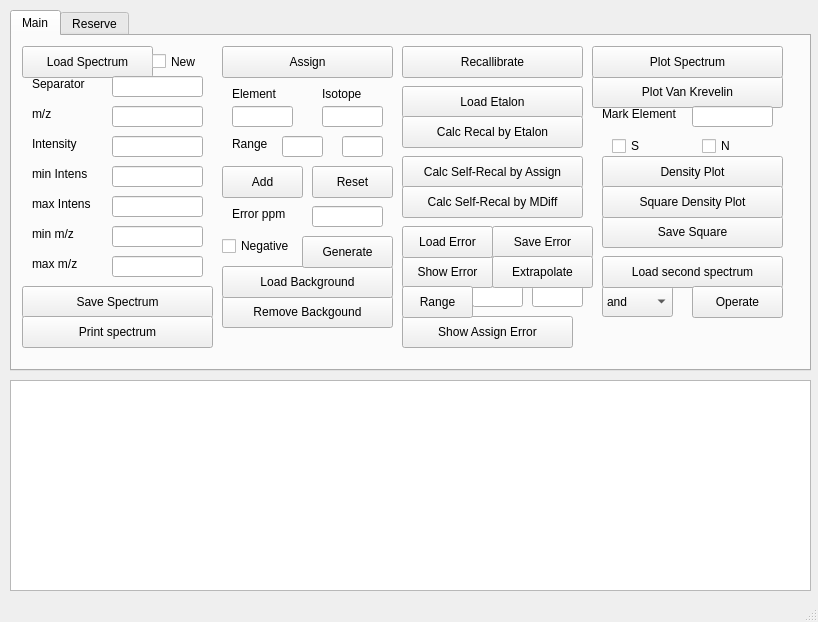
<?xml version="1.0" encoding="UTF-8"?>
<ui version="4.0">
 <class>MainWindow</class>
 <widget class="QMainWindow" name="MainWindow">
  <property name="geometry">
   <rect>
    <x>0</x>
    <y>0</y>
    <width>818</width>
    <height>622</height>
   </rect>
  </property>
  <property name="windowTitle">
   <string>MainWindow</string>
  </property>
  <widget class="QWidget" name="centralwidget">
   <widget class="QWidget" name="verticalLayoutWidget">
    <property name="geometry">
     <rect>
      <x>10</x>
      <y>10</y>
      <width>801</width>
      <height>361</height>
     </rect>
    </property>
    <layout class="QVBoxLayout" name="verticalLayout">
     <item>
      <widget class="QTabWidget" name="tabWidget">
       <property name="currentIndex">
        <number>0</number>
       </property>
       <widget class="QWidget" name="main">
        <attribute name="title">
         <string>Main</string>
        </attribute>
        <widget class="QLineEdit" name="assign_isotope">
         <property name="geometry">
          <rect>
           <x>310</x>
           <y>70</y>
           <width>61</width>
           <height>21</height>
          </rect>
         </property>
        </widget>
        <widget class="QPushButton" name="calc_self_recal_by_assign">
         <property name="geometry">
          <rect>
           <x>390</x>
           <y>120</y>
           <width>181</width>
           <height>32</height>
          </rect>
         </property>
         <property name="text">
          <string>Calc Self-Recal by Assign</string>
         </property>
        </widget>
        <widget class="QLabel" name="label_6">
         <property name="geometry">
          <rect>
           <x>20</x>
           <y>190</y>
           <width>60</width>
           <height>16</height>
          </rect>
         </property>
         <property name="text">
          <string>min m/z</string>
         </property>
        </widget>
        <widget class="QLabel" name="label_5">
         <property name="geometry">
          <rect>
           <x>20</x>
           <y>160</y>
           <width>71</width>
           <height>16</height>
          </rect>
         </property>
         <property name="text">
          <string>max Intens</string>
         </property>
        </widget>
        <widget class="QLabel" name="label_3">
         <property name="geometry">
          <rect>
           <x>20</x>
           <y>100</y>
           <width>60</width>
           <height>16</height>
          </rect>
         </property>
         <property name="text">
          <string>Intensity</string>
         </property>
        </widget>
        <widget class="QLineEdit" name="recal_range_max">
         <property name="geometry">
          <rect>
           <x>520</x>
           <y>250</y>
           <width>51</width>
           <height>21</height>
          </rect>
         </property>
        </widget>
        <widget class="QComboBox" name="arifm_box">
         <property name="geometry">
          <rect>
           <x>590</x>
           <y>250</y>
           <width>71</width>
           <height>31</height>
          </rect>
         </property>
         <item>
          <property name="text">
           <string>and</string>
          </property>
         </item>
         <item>
          <property name="text">
           <string>+</string>
          </property>
         </item>
         <item>
          <property name="text">
           <string>-</string>
          </property>
         </item>
         <item>
          <property name="text">
           <string>xor</string>
          </property>
         </item>
         <item>
          <property name="text">
           <string>metric</string>
          </property>
         </item>
        </widget>
        <widget class="QLineEdit" name="load_min_mz">
         <property name="geometry">
          <rect>
           <x>100</x>
           <y>190</y>
           <width>91</width>
           <height>21</height>
          </rect>
         </property>
        </widget>
        <widget class="QPushButton" name="save_spectrum">
         <property name="geometry">
          <rect>
           <x>10</x>
           <y>250</y>
           <width>191</width>
           <height>32</height>
          </rect>
         </property>
         <property name="text">
          <string>Save Spectrum</string>
         </property>
        </widget>
        <widget class="QLineEdit" name="recal_range_min">
         <property name="geometry">
          <rect>
           <x>460</x>
           <y>250</y>
           <width>51</width>
           <height>21</height>
          </rect>
         </property>
        </widget>
        <widget class="QCheckBox" name="vk_N_box">
         <property name="geometry">
          <rect>
           <x>690</x>
           <y>100</y>
           <width>51</width>
           <height>20</height>
          </rect>
         </property>
         <property name="text">
          <string>N</string>
         </property>
        </widget>
        <widget class="QPushButton" name="show_error">
         <property name="geometry">
          <rect>
           <x>390</x>
           <y>220</y>
           <width>91</width>
           <height>32</height>
          </rect>
         </property>
         <property name="text">
          <string>Show Error</string>
         </property>
        </widget>
        <widget class="QPushButton" name="load_spectrum">
         <property name="geometry">
          <rect>
           <x>10</x>
           <y>10</y>
           <width>131</width>
           <height>32</height>
          </rect>
         </property>
         <property name="text">
          <string>Load Spectrum</string>
         </property>
        </widget>
        <widget class="QLineEdit" name="load_sep">
         <property name="geometry">
          <rect>
           <x>100</x>
           <y>40</y>
           <width>91</width>
           <height>21</height>
          </rect>
         </property>
        </widget>
        <widget class="QPushButton" name="show_assign_error">
         <property name="geometry">
          <rect>
           <x>390</x>
           <y>280</y>
           <width>171</width>
           <height>32</height>
          </rect>
         </property>
         <property name="text">
          <string>Show Assign Error</string>
         </property>
        </widget>
        <widget class="QPushButton" name="save_error">
         <property name="geometry">
          <rect>
           <x>480</x>
           <y>190</y>
           <width>101</width>
           <height>32</height>
          </rect>
         </property>
         <property name="text">
          <string>Save Error</string>
         </property>
        </widget>
        <widget class="QLabel" name="label_14">
         <property name="geometry">
          <rect>
           <x>640</x>
           <y>220</y>
           <width>60</width>
           <height>16</height>
          </rect>
         </property>
         <property name="text">
          <string/>
         </property>
        </widget>
        <widget class="QLabel" name="label_7">
         <property name="geometry">
          <rect>
           <x>20</x>
           <y>220</y>
           <width>60</width>
           <height>16</height>
          </rect>
         </property>
         <property name="text">
          <string>max m/z</string>
         </property>
        </widget>
        <widget class="QLabel" name="label_11">
         <property name="geometry">
          <rect>
           <x>590</x>
           <y>70</y>
           <width>91</width>
           <height>16</height>
          </rect>
         </property>
         <property name="text">
          <string>Mark Element</string>
         </property>
        </widget>
        <widget class="QLineEdit" name="load_mz">
         <property name="geometry">
          <rect>
           <x>100</x>
           <y>70</y>
           <width>91</width>
           <height>21</height>
          </rect>
         </property>
        </widget>
        <widget class="QPushButton" name="load_second_spec">
         <property name="geometry">
          <rect>
           <x>590</x>
           <y>220</y>
           <width>181</width>
           <height>32</height>
          </rect>
         </property>
         <property name="text">
          <string>Load second spectrum</string>
         </property>
        </widget>
        <widget class="QLabel" name="label_12">
         <property name="geometry">
          <rect>
           <x>220</x>
           <y>100</y>
           <width>60</width>
           <height>16</height>
          </rect>
         </property>
         <property name="text">
          <string>Range</string>
         </property>
        </widget>
        <widget class="QLabel" name="label_2">
         <property name="geometry">
          <rect>
           <x>20</x>
           <y>70</y>
           <width>81</width>
           <height>16</height>
          </rect>
         </property>
         <property name="text">
          <string>m/z</string>
         </property>
        </widget>
        <widget class="QPushButton" name="operate">
         <property name="geometry">
          <rect>
           <x>680</x>
           <y>250</y>
           <width>91</width>
           <height>32</height>
          </rect>
         </property>
         <property name="text">
          <string>Operate</string>
         </property>
        </widget>
        <widget class="QPushButton" name="remove_background">
         <property name="geometry">
          <rect>
           <x>210</x>
           <y>260</y>
           <width>171</width>
           <height>32</height>
          </rect>
         </property>
         <property name="text">
          <string>Remove Backgound</string>
         </property>
        </widget>
        <widget class="QLabel" name="label_10">
         <property name="geometry">
          <rect>
           <x>220</x>
           <y>170</y>
           <width>60</width>
           <height>16</height>
          </rect>
         </property>
         <property name="text">
          <string>Error ppm</string>
         </property>
        </widget>
        <widget class="QLineEdit" name="load_min_intens">
         <property name="geometry">
          <rect>
           <x>100</x>
           <y>130</y>
           <width>91</width>
           <height>21</height>
          </rect>
         </property>
        </widget>
        <widget class="QLineEdit" name="load_intensity">
         <property name="geometry">
          <rect>
           <x>100</x>
           <y>100</y>
           <width>91</width>
           <height>21</height>
          </rect>
         </property>
        </widget>
        <widget class="QPushButton" name="print_spec">
         <property name="geometry">
          <rect>
           <x>10</x>
           <y>280</y>
           <width>191</width>
           <height>32</height>
          </rect>
         </property>
         <property name="text">
          <string>Print spectrum</string>
         </property>
        </widget>
        <widget class="QPushButton" name="reset_element">
         <property name="geometry">
          <rect>
           <x>300</x>
           <y>130</y>
           <width>81</width>
           <height>32</height>
          </rect>
         </property>
         <property name="text">
          <string>Reset</string>
         </property>
        </widget>
        <widget class="QCheckBox" name="vk_S_box">
         <property name="geometry">
          <rect>
           <x>600</x>
           <y>100</y>
           <width>41</width>
           <height>20</height>
          </rect>
         </property>
         <property name="text">
          <string>S</string>
         </property>
        </widget>
        <widget class="QPushButton" name="assign">
         <property name="geometry">
          <rect>
           <x>210</x>
           <y>10</y>
           <width>171</width>
           <height>32</height>
          </rect>
         </property>
         <property name="text">
          <string>Assign</string>
         </property>
        </widget>
        <widget class="QLineEdit" name="assign_range_max">
         <property name="geometry">
          <rect>
           <x>330</x>
           <y>100</y>
           <width>41</width>
           <height>21</height>
          </rect>
         </property>
        </widget>
        <widget class="QPushButton" name="recallibrate">
         <property name="geometry">
          <rect>
           <x>390</x>
           <y>10</y>
           <width>181</width>
           <height>32</height>
          </rect>
         </property>
         <property name="text">
          <string>Recallibrate</string>
         </property>
        </widget>
        <widget class="QLineEdit" name="assign_error_ppm">
         <property name="geometry">
          <rect>
           <x>300</x>
           <y>170</y>
           <width>71</width>
           <height>21</height>
          </rect>
         </property>
        </widget>
        <widget class="QPushButton" name="load_background">
         <property name="geometry">
          <rect>
           <x>210</x>
           <y>230</y>
           <width>171</width>
           <height>32</height>
          </rect>
         </property>
         <property name="text">
          <string>Load Background</string>
         </property>
        </widget>
        <widget class="QPushButton" name="load_etalon">
         <property name="geometry">
          <rect>
           <x>390</x>
           <y>50</y>
           <width>181</width>
           <height>32</height>
          </rect>
         </property>
         <property name="text">
          <string>Load Etalon</string>
         </property>
        </widget>
        <widget class="QPushButton" name="plot_vk">
         <property name="geometry">
          <rect>
           <x>580</x>
           <y>40</y>
           <width>191</width>
           <height>32</height>
          </rect>
         </property>
         <property name="text">
          <string>Plot Van Krevelin</string>
         </property>
        </widget>
        <widget class="QPushButton" name="plot_spectrum">
         <property name="geometry">
          <rect>
           <x>580</x>
           <y>10</y>
           <width>191</width>
           <height>32</height>
          </rect>
         </property>
         <property name="text">
          <string>Plot Spectrum</string>
         </property>
        </widget>
        <widget class="QPushButton" name="calc_self_recal_by_mdiff">
         <property name="geometry">
          <rect>
           <x>390</x>
           <y>150</y>
           <width>181</width>
           <height>32</height>
          </rect>
         </property>
         <property name="text">
          <string>Calc Self-Recal by MDiff</string>
         </property>
        </widget>
        <widget class="QLabel" name="label_4">
         <property name="geometry">
          <rect>
           <x>20</x>
           <y>130</y>
           <width>71</width>
           <height>16</height>
          </rect>
         </property>
         <property name="text">
          <string>min Intens</string>
         </property>
        </widget>
        <widget class="QLabel" name="label_9">
         <property name="geometry">
          <rect>
           <x>310</x>
           <y>50</y>
           <width>60</width>
           <height>16</height>
          </rect>
         </property>
         <property name="text">
          <string>Isotope</string>
         </property>
        </widget>
        <widget class="QLineEdit" name="load_max_mz">
         <property name="geometry">
          <rect>
           <x>100</x>
           <y>220</y>
           <width>91</width>
           <height>21</height>
          </rect>
         </property>
        </widget>
        <widget class="QPushButton" name="load_error">
         <property name="geometry">
          <rect>
           <x>390</x>
           <y>190</y>
           <width>91</width>
           <height>32</height>
          </rect>
         </property>
         <property name="text">
          <string>Load Error</string>
         </property>
        </widget>
        <widget class="QPushButton" name="range">
         <property name="geometry">
          <rect>
           <x>390</x>
           <y>250</y>
           <width>71</width>
           <height>32</height>
          </rect>
         </property>
         <property name="text">
          <string>Range</string>
         </property>
        </widget>
        <widget class="QLineEdit" name="assign_range_min">
         <property name="geometry">
          <rect>
           <x>270</x>
           <y>100</y>
           <width>41</width>
           <height>21</height>
          </rect>
         </property>
        </widget>
        <widget class="QLineEdit" name="vk_mark_element">
         <property name="geometry">
          <rect>
           <x>680</x>
           <y>70</y>
           <width>81</width>
           <height>21</height>
          </rect>
         </property>
        </widget>
        <widget class="QPushButton" name="save_square">
         <property name="geometry">
          <rect>
           <x>590</x>
           <y>180</y>
           <width>181</width>
           <height>32</height>
          </rect>
         </property>
         <property name="text">
          <string>Save Square</string>
         </property>
        </widget>
        <widget class="QLineEdit" name="load_max_intens">
         <property name="geometry">
          <rect>
           <x>100</x>
           <y>160</y>
           <width>91</width>
           <height>21</height>
          </rect>
         </property>
        </widget>
        <widget class="QLineEdit" name="assign_element">
         <property name="geometry">
          <rect>
           <x>220</x>
           <y>70</y>
           <width>61</width>
           <height>21</height>
          </rect>
         </property>
        </widget>
        <widget class="QPushButton" name="calc_recal_by_etalon">
         <property name="geometry">
          <rect>
           <x>390</x>
           <y>80</y>
           <width>181</width>
           <height>32</height>
          </rect>
         </property>
         <property name="text">
          <string>Calc Recal by Etalon</string>
         </property>
        </widget>
        <widget class="QPushButton" name="add_element">
         <property name="geometry">
          <rect>
           <x>210</x>
           <y>130</y>
           <width>81</width>
           <height>32</height>
          </rect>
         </property>
         <property name="text">
          <string>Add</string>
         </property>
        </widget>
        <widget class="QLabel" name="label_8">
         <property name="geometry">
          <rect>
           <x>220</x>
           <y>50</y>
           <width>60</width>
           <height>16</height>
          </rect>
         </property>
         <property name="text">
          <string>Element</string>
         </property>
        </widget>
        <widget class="QLabel" name="label">
         <property name="geometry">
          <rect>
           <x>20</x>
           <y>40</y>
           <width>60</width>
           <height>16</height>
          </rect>
         </property>
         <property name="text">
          <string>Separator</string>
         </property>
        </widget>
        <widget class="QPushButton" name="density_plot">
         <property name="geometry">
          <rect>
           <x>590</x>
           <y>120</y>
           <width>181</width>
           <height>32</height>
          </rect>
         </property>
         <property name="text">
          <string>Density Plot</string>
         </property>
        </widget>
        <widget class="QPushButton" name="square_density_plot">
         <property name="geometry">
          <rect>
           <x>590</x>
           <y>150</y>
           <width>181</width>
           <height>32</height>
          </rect>
         </property>
         <property name="text">
          <string>Square Density Plot</string>
         </property>
        </widget>
        <widget class="QCheckBox" name="load_new">
         <property name="geometry">
          <rect>
           <x>140</x>
           <y>10</y>
           <width>87</width>
           <height>31</height>
          </rect>
         </property>
         <property name="text">
          <string>New</string>
         </property>
        </widget>
        <widget class="QCheckBox" name="assign_neg">
         <property name="geometry">
          <rect>
           <x>210</x>
           <y>200</y>
           <width>87</width>
           <height>20</height>
          </rect>
         </property>
         <property name="text">
          <string>Negative</string>
         </property>
        </widget>
        <widget class="QPushButton" name="generate_gdf">
         <property name="geometry">
          <rect>
           <x>290</x>
           <y>200</y>
           <width>91</width>
           <height>32</height>
          </rect>
         </property>
         <property name="text">
          <string>Generate</string>
         </property>
        </widget>
        <widget class="QPushButton" name="err_extra">
         <property name="geometry">
          <rect>
           <x>480</x>
           <y>220</y>
           <width>101</width>
           <height>32</height>
          </rect>
         </property>
         <property name="text">
          <string>Extrapolate</string>
         </property>
        </widget>
       </widget>
       <widget class="QWidget" name="reserv">
        <attribute name="title">
         <string>Reserve</string>
        </attribute>
       </widget>
      </widget>
     </item>
    </layout>
   </widget>
   <widget class="QWidget" name="verticalLayoutWidget_2">
    <property name="geometry">
     <rect>
      <x>10</x>
      <y>380</y>
      <width>801</width>
      <height>211</height>
     </rect>
    </property>
    <layout class="QVBoxLayout" name="verticalLayout_3">
     <item>
      <widget class="QTextBrowser" name="textBrowser"/>
     </item>
    </layout>
   </widget>
  </widget>
  <widget class="QStatusBar" name="statusbar"/>
 </widget>
 <tabstops>
  <tabstop>load_spectrum</tabstop>
  <tabstop>load_new</tabstop>
  <tabstop>load_sep</tabstop>
  <tabstop>load_mz</tabstop>
  <tabstop>load_intensity</tabstop>
  <tabstop>load_min_intens</tabstop>
  <tabstop>load_max_intens</tabstop>
  <tabstop>load_min_mz</tabstop>
  <tabstop>load_max_mz</tabstop>
  <tabstop>save_spectrum</tabstop>
  <tabstop>print_spec</tabstop>
  <tabstop>assign</tabstop>
  <tabstop>assign_element</tabstop>
  <tabstop>assign_isotope</tabstop>
  <tabstop>assign_range_min</tabstop>
  <tabstop>assign_range_max</tabstop>
  <tabstop>add_element</tabstop>
  <tabstop>reset_element</tabstop>
  <tabstop>assign_error_ppm</tabstop>
  <tabstop>assign_neg</tabstop>
  <tabstop>generate_gdf</tabstop>
  <tabstop>load_background</tabstop>
  <tabstop>remove_background</tabstop>
  <tabstop>recallibrate</tabstop>
  <tabstop>load_etalon</tabstop>
  <tabstop>calc_recal_by_etalon</tabstop>
  <tabstop>calc_self_recal_by_assign</tabstop>
  <tabstop>calc_self_recal_by_mdiff</tabstop>
  <tabstop>load_error</tabstop>
  <tabstop>save_error</tabstop>
  <tabstop>show_error</tabstop>
  <tabstop>err_extra</tabstop>
  <tabstop>range</tabstop>
  <tabstop>recal_range_min</tabstop>
  <tabstop>recal_range_max</tabstop>
  <tabstop>show_assign_error</tabstop>
  <tabstop>plot_spectrum</tabstop>
  <tabstop>plot_vk</tabstop>
  <tabstop>vk_mark_element</tabstop>
  <tabstop>vk_S_box</tabstop>
  <tabstop>vk_N_box</tabstop>
  <tabstop>density_plot</tabstop>
  <tabstop>square_density_plot</tabstop>
  <tabstop>save_square</tabstop>
  <tabstop>load_second_spec</tabstop>
  <tabstop>arifm_box</tabstop>
  <tabstop>operate</tabstop>
  <tabstop>textBrowser</tabstop>
  <tabstop>tabWidget</tabstop>
 </tabstops>
 <resources/>
 <connections/>
</ui>
